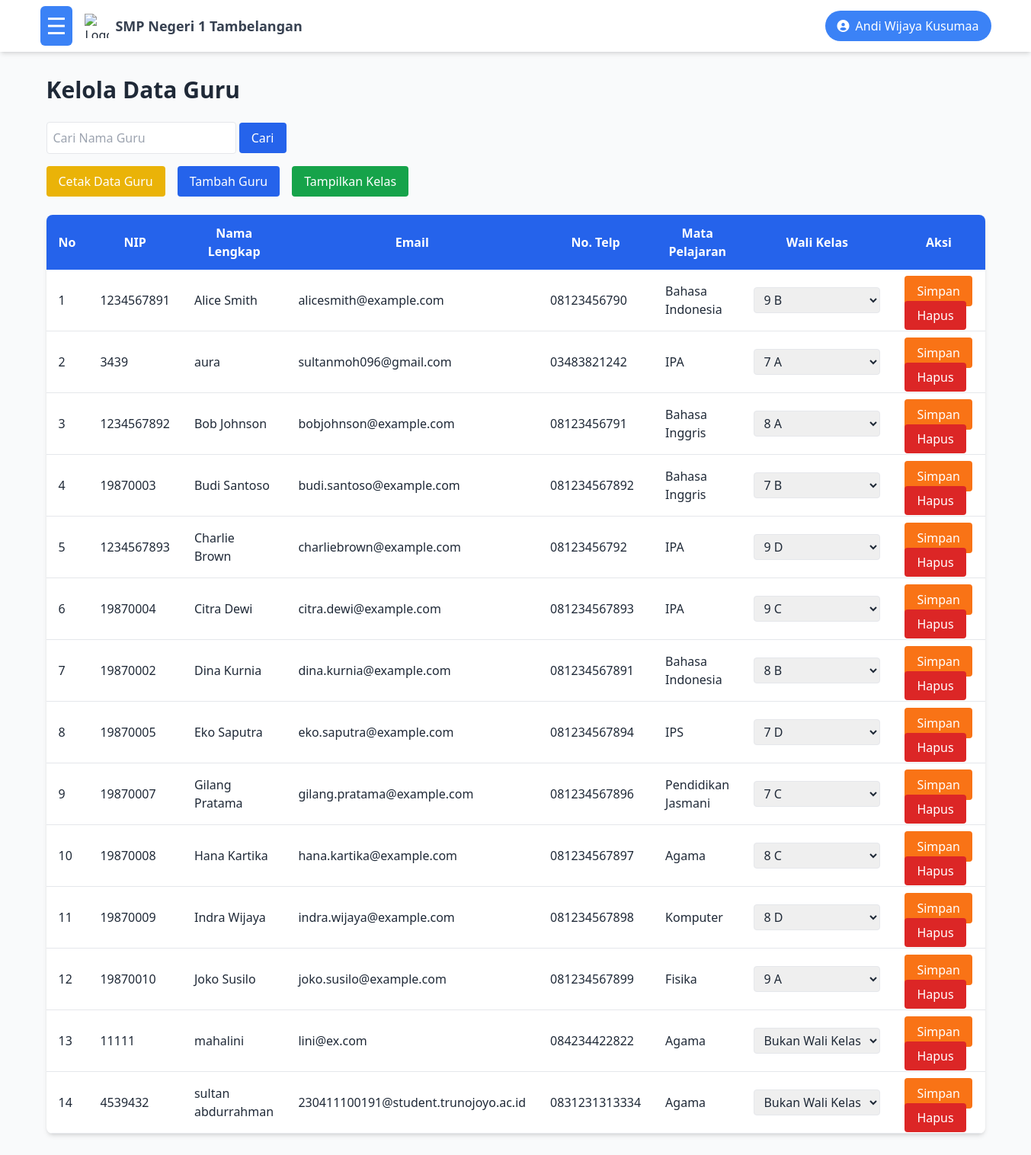
/dashboard/admin/tampilanGuru.php (signed in), run on the app's committed database.
### tables this page shows
CREATE TABLE `guru` (
  `id_guru` int NOT NULL,
  `nip` varchar(20) NOT NULL,
  `nama_lengkap` varchar(100) NOT NULL,
  `email` varchar(100) DEFAULT NULL,
  `no_telp` varchar(15) DEFAULT NULL,
  `mata_pelajaran_id` int DEFAULT NULL,
  `username` varchar(50) NOT NULL,
  `password` varchar(255) NOT NULL,
  `photo` varchar(255) DEFAULT NULL
);

CREATE TABLE `mata_pelajaran` (
  `id_mata_pelajaran` int NOT NULL,
  `nama_pelajaran` varchar(100) NOT NULL
);

### dashboard/admin/tampilanGuru.php (the view, shortened to what this page needs)
<?php
include "../../koneksi.php";
$search = isset($_GET['search']) ? mysqli_real_escape_string($conn, $_GET['search']) : '';
$query = "SELECT g.id_guru, g.nip, g.nama_lengkap, g.email, g.no_telp,
                 mp.nama_pelajaran,
                 k.id_kelas as wali_kelas_id,
                 CONCAT(k.tingkat, ' ', k.nama_kelas) AS kelas_diampu
          FROM guru g
          LEFT JOIN mata_pelajaran mp ON g.mata_pelajaran_id = mp.id_mata_pelajaran
          LEFT JOIN kelas k ON g.id_guru = k.wali_kelas_id
          WHERE g.nama_lengkap LIKE ?
          ORDER BY g.nama_lengkap";
$stmt = mysqli_prepare($conn, $query);
$searchParam = "%$search%";
mysqli_stmt_bind_param($stmt, "s", $searchParam);
mysqli_stmt_execute($stmt);
$result = mysqli_stmt_get_result($stmt);
$count = 1;
?>
<!DOCTYPE html>
<html lang="en">
<head>
    <script src="https://cdn.tailwindcss.com"></script>
</head>
<body class="bg-gray-50 text-gray-800" onload="showMessage()">
    <div class="min-h-screen flex flex-col">
        <?php include '../../layout/header.php'; ?>
        <main class="flex-1 container mx-auto px-6 mt-8 pb-12">
            <h1 class="text-3xl font-bold mb-6">Kelola Data Guru</h1>
            <form method="GET" class="mb-4">
                <input type="text" name="search" placeholder="Cari Nama Guru" class="border p-2 rounded" value="<?= htmlspecialchars($search) ?>">
                <button type="submit" class="bg-blue-600 text-white py-2 px-4 rounded">Cari</button>
            </form>
            <div class="flex gap-4 mb-6">
                <a href="cetakDataGuru.php" class="bg-yellow-500 text-white py-2 px-4 rounded hover:bg-yellow-700">Cetak Data Guru</a>
                <a href="createGuru.php" class="bg-blue-600 text-white py-2 px-4 rounded hover:bg-blue-700">Tambah Guru</a>
                <a href="showClass.php" class="bg-green-600 text-white py-2 px-4 rounded hover:bg-green-700">Tampilkan Kelas</a>
            </div>
            <form method="POST">
                <table class="table-auto w-full border-collapse bg-white shadow-md rounded-lg overflow-hidden">
                    <thead class="bg-blue-600 text-white">
                        <tr>
                            <th class="px-4 py-3">No</th>
                            <th class="px-4 py-3">NIP</th>
                            <th class="px-4 py-3">Nama Lengkap</th>
                            <th class="px-4 py-3">Email</th>
                            <th class="px-4 py-3">No. Telp</th>
                            <th class="px-4 py-3">Mata Pelajaran</th>
                            <th class="px-4 py-3">Wali Kelas</th>
                            <th class="px-4 py-3">Aksi</th>
                        </tr>
                    </thead>
                    <tbody>
                        <?php while ($row = mysqli_fetch_assoc($result)) : ?>
                            <tr class="border-b hover:bg-gray-100">
                                <td class="px-4 py-2"><?= $count++ ?></td>
                                <td class="px-4 py-2"><?= htmlspecialchars($row['nip']) ?></td>
                                <td class="px-4 py-2"><?= htmlspecialchars($row['nama_lengkap']) ?></td>
                                <td class="px-4 py-2"><?= htmlspecialchars($row['email']) ?></td>
                                <td class="px-4 py-2"><?= htmlspecialchars($row['no_telp']) ?></td>
                                <td class="px-4 py-2"><?= htmlspecialchars($row['nama_pelajaran']) ?></td>
                                <td class="px-4 py-2">
                                    <select name="kelas[<?= $row['id_guru'] ?>]" class="border rounded px-2 py-1">
                                        <option value="">Bukan Wali Kelas</option>
                                        <?php
                                        $kelasQuery = "SELECT id_kelas, CONCAT(tingkat, ' ', nama_kelas) AS nama_kelas
                                                      FROM kelas
                                                      WHERE wali_kelas_id IS NULL
                                                         OR wali_kelas_id = ?
                                                      ORDER BY tingkat, nama_kelas";
                                        $stmt = mysqli_prepare($conn, $kelasQuery);
                                        mysqli_stmt_bind_param($stmt, "i", $row['id_guru']);
                                        mysqli_stmt_execute($stmt);
                                        $kelasResult = mysqli_stmt_get_result($stmt);
                                        while ($kelas = mysqli_fetch_assoc($kelasResult)) :
                                            $selected = ($row['wali_kelas_id'] == $kelas['id_kelas']) ? 'selected' : '';
                                        ?>
                                            <option value="<?= $kelas['id_kelas'] ?>" <?= $selected ?>>
                                                <?= htmlspecialchars($kelas['nama_kelas']) ?>
                                            </option>
                                        <?php endwhile; ?>
                                    </select>
                                </td>
                                <td class="px-4 py-2">
                                    <button type="submit" class="bg-orange-500 text-white px-4 py-2 rounded hover:bg-orange-600">Simpan</button>
                                    <a href="javascript:void(0)" onclick="confirmDelete('deleteGuru.php?id=<?= $row['id_guru'] ?>')" class="bg-red-600 text-white px-4 py-2 rounded hover:bg-red-700">Hapus</a>
                                </td>
                            </tr>
                        <?php endwhile; ?>
                    </tbody>
                </table>
            </form>
        </main>
    </div>
</body>
</html>

### data on the page
guru: nip "1234567891", nama_lengkap "Alice Smith", email "alicesmith@example.com", no_telp "08123456790", mata_pelajaran.nama_pelajaran "Bahasa Indonesia"
guru: nip "3439", nama_lengkap "aura", email "sultanmoh096@gmail.com", no_telp "03483821242", mata_pelajaran.nama_pelajaran "IPA"
guru: nip "1234567892", nama_lengkap "Bob Johnson", email "bobjohnson@example.com", no_telp "08123456791", mata_pelajaran.nama_pelajaran "Bahasa Inggris"
guru: nip "19870003", nama_lengkap "Budi Santoso", email "budi.santoso@example.com", no_telp "081234567892", mata_pelajaran.nama_pelajaran "Bahasa Inggris"
guru: nip "1234567893", nama_lengkap "Charlie Brown", email "charliebrown@example.com", no_telp "08123456792", mata_pelajaran.nama_pelajaran "IPA"
guru: nip "19870004", nama_lengkap "Citra Dewi", email "citra.dewi@example.com", no_telp "081234567893", mata_pelajaran.nama_pelajaran "IPA"
guru: nip "19870002", nama_lengkap "Dina Kurnia", email "dina.kurnia@example.com", no_telp "081234567891", mata_pelajaran.nama_pelajaran "Bahasa Indonesia"
guru: nip "19870005", nama_lengkap "Eko Saputra", email "eko.saputra@example.com", no_telp "081234567894", mata_pelajaran.nama_pelajaran "IPS"
guru: nip "19870007", nama_lengkap "Gilang Pratama", email "gilang.pratama@example.com", no_telp "081234567896", mata_pelajaran.nama_pelajaran "Pendidikan Jasmani"
guru: nip "19870008", nama_lengkap "Hana Kartika", email "hana.kartika@example.com", no_telp "081234567897", mata_pelajaran.nama_pelajaran "Agama"
guru: nip "19870009", nama_lengkap "Indra Wijaya", email "indra.wijaya@example.com", no_telp "081234567898", mata_pelajaran.nama_pelajaran "Komputer"
guru: nip "19870010", nama_lengkap "Joko Susilo", email "joko.susilo@example.com", no_telp "081234567899", mata_pelajaran.nama_pelajaran "Fisika"
guru: nip "11111", nama_lengkap "mahalini", email "lini@ex.com", no_telp "084234422822", mata_pelajaran.nama_pelajaran "Agama"
guru: nip "4539432", nama_lengkap "sultan abdurrahman", email "230411100191@student.trunojoyo.ac.id", no_telp "0831231313334", mata_pelajaran.nama_pelajaran "Agama"

### other printed values
$_SESSION['nama_lengkap'] "Andi Wijaya Kusumaa"
form field value "9 B"
form field value "7 A"
form field value "8 A"
form field value "7 B"
form field value "9 D"
form field value "9 C"
form field value "8 B"
form field value "7 D"
form field value "7 C"
form field value "8 C"
form field value "8 D"
form field value "9 A"
